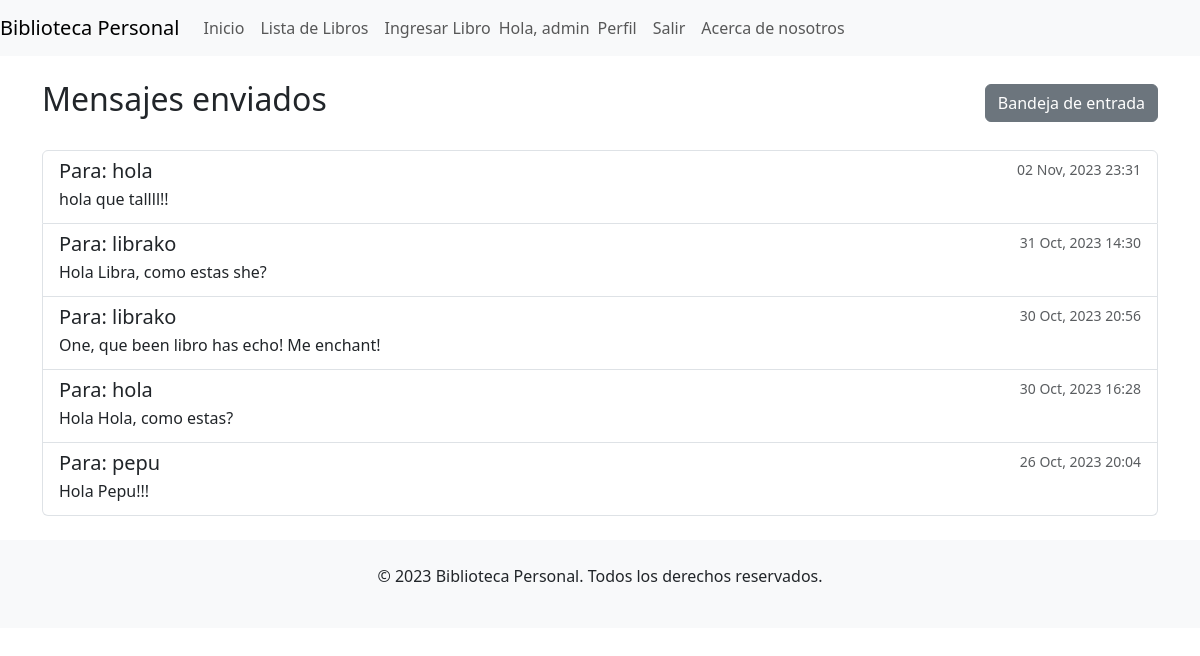
The page /mensajes/mensajes/enviados/ (signed in) on the database its author committed.
### mensajeria/models.py (models this page shows, shortened)
class Mensaje(models.Model):
    emisor = models.ForeignKey(User, related_name='mensajes_enviados', on_delete=models.CASCADE)
    receptor = models.ForeignKey(User, related_name='mensajes_recibidos', on_delete=models.CASCADE)
    contenido = models.TextField()
    fecha_enviado = models.DateTimeField(auto_now_add=True)
    leido = models.BooleanField(default=False)
    mensaje_original = models.ForeignKey('self', null=True, blank=True, on_delete=models.SET_NULL, related_name='respuestas')

### mensajeria/views.py (the view)
# urls.py: path('mensajes/enviados/', views.mensajes_enviados, name='mensajes_enviados'),
def mensajes_enviados(request):
    mensajes = Mensaje.objects.filter(emisor=request.user).order_by('-fecha_enviado')
    return render(request, 'mensajeria/mensajes_enviados.html', {'mensajes': mensajes})

### mensajeria/templates/mensajeria/mensajes_enviados.html
{% extends "inicio/homepage.html" %} {% block content %}
<div class="d-flex justify-content-between align-items-center">
    <h2>Mensajes enviados</h2>
    <div>
        <a href="{% url 'bandeja_entrada' %}" class="btn btn-secondary">Bandeja de entrada</a>
    </div>
</div>
  {% if mensajes %}
  <ul class="list-group mt-4">
    {% for mensaje in mensajes %}
    <li class="list-group-item">
      <div class="d-flex w-100 justify-content-between">
        <h5 class="mb-1">Para: {{ mensaje.receptor.username }}</h5>
        <small class="text-muted"
          >{{ mensaje.fecha_enviado|date:"d M, Y H:i" }}</small
        >
      </div>
      <p class="mb-1">{{ mensaje.contenido|truncatewords:20 }}</p>
    </li>
    {% endfor %}
  </ul>
  {% else %}
  <div class="alert alert-info mt-3">No has enviado ningún mensaje aún.</div>
  {% endif %}
</div>
{% endblock %}

### inicio/templates/inicio/homepage.html (shortened to what this page needs)
{% load static %}
<!DOCTYPE html>
<html lang="en">
  <head>
    <link rel="stylesheet" href="{% static 'css/bootstrap.min.css' %}" />
    <link
      rel="stylesheet"
      href="https://cdnjs.cloudflare.com/ajax/libs/font-awesome/5.15.3/css/all.min.css"
    />
    <link
      rel="stylesheet"
      type="text/css"
      href="{% static 'css/custom.css' %}"
    />
  </head>
  <body>
    <nav class="navbar navbar-expand-lg navbar-light bg-light">
      <a class="navbar-brand" href="#">Biblioteca Personal</a>
      <div class="collapse navbar-collapse" id="navbarNav">
        <ul class="navbar-nav">
          <li class="nav-item active">
            <a
              class="nav-link btn btn-outline-primary"
              href="{% url 'homepage' %}"
              >Inicio</a
            >
          </li>
          {% if user.is_authenticated %}
          <li class="nav-item">
            <a class="nav-link" href="{% url 'lista_libros' %}"
              >Lista de Libros</a
            >
          </li>
          <li class="nav-item">
            <a class="nav-link" href="{% url 'ingresar_libro' %}"
              >Ingresar Libro</a
            >
          </li>
          {% endif %}
        </ul>
        <ul class="navbar-nav ml-auto">
          {% if user.is_authenticated %}
          <span class="navbar-text greeting-text"
            >Hola, {{ user.username }}</span
          >
          <li class="nav-item">
            <a class="nav-link" href="{% url 'perfil' %}">Perfil</a>
          </li>
          <li class="nav-item">
            <a class="nav-link greeting-link" href="{% url 'logout' %}"
              >Salir</a
            >
          </li>
          {% endif %}
          <li class="nav-item">
            <a class="nav-link" href="{% url 'about' %}">Acerca de nosotros</a>
          </li>
        </ul>
      </div>
    </nav>
    <div class="container mt-4">
       {% block content %} {% endblock %}
    <footer class="bg-light py-4 mt-4">
      <div class="container text-center">
        <p>&copy; 2023 Biblioteca Personal. Todos los derechos reservados.</p>
      </div>
    </footer>
  </body>
</html>

### static/css/custom.css (style rules this page uses)
.navbar-nav.ml-auto { display: flex; align-items: center; }
.navbar { display: flex; justify-content: space-between; }
.navbar-nav { display: flex; align-items: center; }

### rows shown on the page
Mensaje: receptor.username "hola", fecha_enviado "02 Nov, 2023 23:31", contenido "hola que tallll!!"
Mensaje: receptor.username "librako", fecha_enviado "31 Oct, 2023 14:30", contenido "Hola Libra, como estas she?"
Mensaje: receptor.username "librako", fecha_enviado "30 Oct, 2023 20:56", contenido "One, que been libro has echo! Me enchant!"
Mensaje: receptor.username "hola", fecha_enviado "30 Oct, 2023 16:28", contenido "Hola Hola, como estas?"
Mensaje: receptor.username "pepu", fecha_enviado "26 Oct, 2023 20:04", contenido "Hola Pepu!!!"

### other values the page prints
{{ user.username }} "admin"
